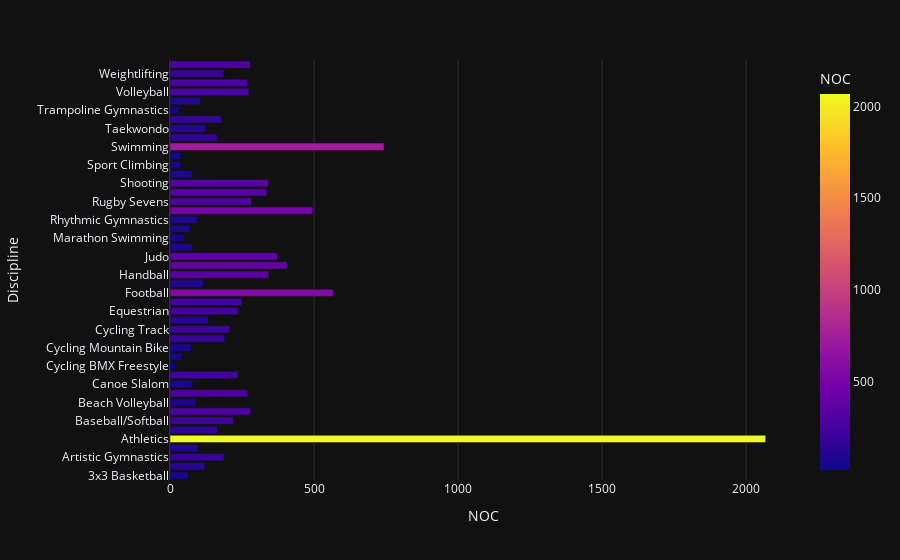

The notebook cell this image was saved under:
### Code cell
px.bar(data_frame=discdata,x='NOC',y='Discipline',template='plotly_dark',color='NOC')

### Figure 1 — Plotly figure (JSON) as saved in the notebook; plotly's stock layout.template omitted (floating-point values rounded to 4 significant figures)
{"data": [{"alignmentgroup": "True", "hovertemplate": "NOC=%{marker.color}<br>Discipline=%{y}<extra></extra>", "legendgroup": "", "marker": {"color": [62, 122, 187, 98, 2068, 164, 220, 280, 90, 270, 78, 236, 19, 43, 74, 190, 208, 133, 237, 249, 567, 115, 343, 406, 373, 77, 49, 69, 95, 496, 283, 336, 342, 77, 37, 38, 743, 164, 123, 178, 31, 106, 274, 269, 187, 279], "coloraxis": "coloraxis", "pattern": {"shape": ""}}, "name": "", "offsetgroup": "", "orientation": "h", "showlegend": false, "textposition": "auto", "type": "bar", "x": [62, 122, 187, 98, 2068, 164, 220, 280, 90, 270, 78, 236, 19, 43, 74, 190, 208, 133, 237, 249, 567, 115, 343, 406, 373, 77, 49, 69, 95, 496, 283, 336, 342, 77, 37, 38, 743, 164, 123, 178, 31, 106, 274, 269, 187, 279], "xaxis": "x", "y": ["3x3 Basketball", "Archery", "Artistic Gymnastics", "Artistic Swimming", "Athletics", "Badminton", "Baseball/Softball", "Basketball", "Beach Volleyball", "Boxing", "Canoe Slalom", "Canoe Sprint", "Cycling BMX Freestyle", "Cycling BMX Racing", "Cycling Mountain Bike", "Cycling Road", "Cycling Track", "Diving", "Equestrian", "Fencing", "Football", "Golf", "Handball", "Hockey", "Judo", "Karate", "Marathon Swimming", "Modern Pentathlon", "Rhythmic Gymnastics", "Rowing", "Rugby Sevens", "Sailing", "Shooting", "Skateboarding", "Sport Climbing", "Surfing", "Swimming", "Table Tennis", "Taekwondo", "Tennis", "Trampoline Gymnastics", "Triathlon", "Volleyball", "Water Polo", "Weightlifting", "Wrestling"], "yaxis": "y"}], "layout": {"barmode": "relative", "coloraxis": {"colorbar": {"title": {"text": "NOC"}}, "colorscale": [[0, "#0d0887"], [0.1111, "#46039f"], [0.2222, "#7201a8"], [0.3333, "#9c179e"], [0.4444, "#bd3786"], [0.5556, "#d8576b"], [0.6667, "#ed7953"], [0.7778, "#fb9f3a"], [0.8889, "#fdca26"], [1, "#f0f921"]]}, "legend": {"tracegroupgap": 0}, "margin": {"t": 60}, "xaxis": {"anchor": "y", "domain": [0, 1], "title": {"text": "NOC"}}, "yaxis": {"anchor": "x", "domain": [0, 1], "title": {"text": "Discipline"}}}}
